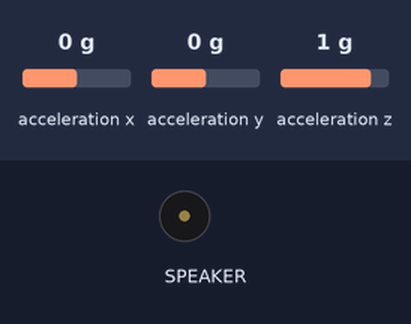
The program below on a simulated Circuit Playground running CircuitPython. On the bench: buzzer (waves = sounding). The inputs (shaded band) are chosen by the test bench; at power-on: acceleration z 1 g, acceleration x 0 g, acceleration y 0 g.

Above: at 1.2 s.
1.3 s: acceleration z set to 0 g
At 2.3 s:
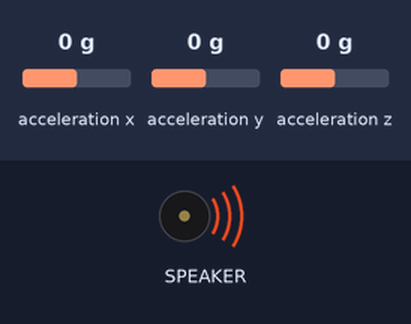
4.3 s: acceleration z set to -1.4 g
At 5.4 s:
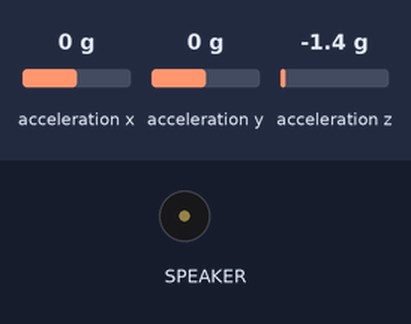
Timing chart, 0 to 7.3 s (numbered marks = the images above; inputs shaded):
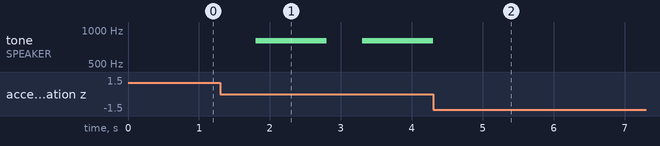

The program:

flip_detect.py
```python
# (licence header left out)
import time
from adafruit_circuitplayground.express import cpx

while True:
    # Wait for Circuit Playground to be flipped over (face down)
    while cpx.acceleration[2] > 0:
        pass # do nothing

    # A little debounce
    time.sleep(0.5)

    # Wait for Circuit Playground to be flipped back over (face up)
    while cpx.acceleration[2] < 0:
        pass # do nothing

    # Make a beep noise.
    cpx.play_tone(800, 1)
```

Measured:
- after the input at 1.3 s, tone on SPEAKER: silent → 800 Hz after 0.50 s, → silent 1.0 s later, → 800 Hz 0.50 s later
- after the input at 4.3 s, tone on SPEAKER: goes on until 4.3 s, then stays silent
